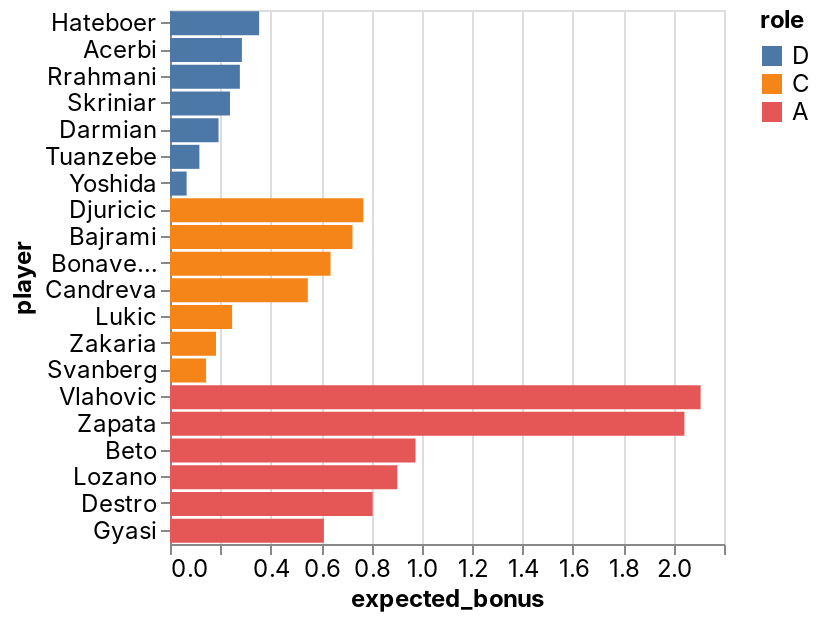

The notebook cell this image was saved under:
### Code cell
_deepnote_run_altair(team, """{"$schema":"https://vega.github.io/schema/vega-lite/v4.json","mark":{"type":"bar","tooltip":{"content":"data"}},"height":220,"autosize":{"type":"fit"},"data":{"name":"placeholder"},"encoding":{"x":{"field":"expected_bonus","type":"quantitative","sort":null,"scale":{"type":"linear","zero":false}},"y":{"field":"player","type":"nominal","sort":null,"scale":{"type":"linear","zero":true}},"color":{"field":"role","type":"nominal","sort":null,"scale":{"type":"linear","zero":false}}}}""")

### Figure 1 — Vega-Lite specification as saved in the notebook (floating-point values rounded to 4 significant figures)
{"config": {"view": {"continuousWidth": 400, "continuousHeight": 300}, "area": {"fill": "#51C0E9"}, "axis": {"labelFont": "Inter, sans-serif", "labelFontSize": 12, "labelFontWeight": "normal", "labelLimit": 60, "labelOverlap": "greedy", "titleFont": "Inter, sans-serif", "titleFontSize": 12, "titleFontWeight": "bold"}, "background": "#ffffff", "legend": {"labelFont": "Inter, sans-serif", "labelFontSize": 12, "titleFont": "Inter, sans-serif", "titleFontSize": 12, "titleFontWeight": "bold"}, "line": {"stroke": "#51C0E9", "strokeWidth": 2}, "rect": {"fill": "#51C0E9"}, "title": {"anchor": "start", "color": "#000000", "font": "Inter, sans-serif", "fontSize": 22, "fontWeight": "normal"}}, "data": {"name": "data-3c262bd5b28a66798f51649a4bd9b733"}, "mark": {"type": "bar", "tooltip": {"content": "data"}}, "autosize": {"type": "fit"}, "encoding": {"color": {"type": "nominal", "field": "role", "scale": {"type": "linear", "zero": false}, "sort": null}, "x": {"type": "quantitative", "field": "expected_bonus", "scale": {"type": "linear", "zero": false}, "sort": null}, "y": {"type": "nominal", "field": "player", "scale": {"type": "linear", "zero": true}, "sort": null}}, "height": 300, "width": "container", "$schema": "https://vega.github.io/schema/vega-lite/v4.json", "datasets": {"data-3c262bd5b28a66798f51649a4bd9b733": [{"fanta_team": "AI sereje ja dejeDe jebe tu de jebere", "role": "D", "player": "Hateboer", "team": "Atalanta", "opponent": "Genoa", "date": "2022-03-13T00:00:00", "expected_bonus": 0.3539}, {"fanta_team": "AI sereje ja dejeDe jebe tu de jebere", "role": "D", "player": "Acerbi", "team": "Lazio", "opponent": "Venezia", "date": "2022-03-14T00:00:00", "expected_bonus": 0.2855}, {"fanta_team": "AI sereje ja dejeDe jebe tu de jebere", "role": "D", "player": "Rrahmani", "team": "Napoli", "opponent": "Verona", "date": "2022-03-13T00:00:00", "expected_bonus": 0.2775}, {"fanta_team": "AI sereje ja dejeDe jebe tu de jebere", "role": "D", "player": "Skriniar", "team": "Inter", "opponent": "Torino", "date": "2022-03-13T00:00:00", "expected_bonus": 0.2382}, {"fanta_team": "AI sereje ja dejeDe jebe tu de jebere", "role": "D", "player": "Darmian", "team": "Inter", "opponent": "Torino", "date": "2022-03-13T00:00:00", "expected_bonus": 0.1927}, {"fanta_team": "AI sereje ja dejeDe jebe tu de jebere", "role": "D", "player": "Tuanzebe", "team": "Napoli", "opponent": "Verona", "date": "2022-03-13T00:00:00", "expected_bonus": 0.1167}, {"fanta_team": "AI sereje ja dejeDe jebe tu de jebere", "role": "D", "player": "Yoshida", "team": "Sampdoria", "opponent": "Juventus", "date": "2022-03-12T00:00:00", "expected_bonus": 0.066}, {"fanta_team": "AI sereje ja dejeDe jebe tu de jebere", "role": "C", "player": "Djuricic", "team": "Sassuolo", "opponent": "Salernitana", "date": "2022-03-12T00:00:00", "expected_bonus": 0.7677}, {"fanta_team": "AI sereje ja dejeDe jebe tu de jebere", "role": "C", "player": "Bajrami", "team": "Empoli", "opponent": "AC Milan", "date": "2022-03-12T00:00:00", "expected_bonus": 0.7246}, {"fanta_team": "AI sereje ja dejeDe jebe tu de jebere", "role": "C", "player": "Bonaventura", "team": "Fiorentina", "opponent": "Bologna", "date": "2022-03-13T00:00:00", "expected_bonus": 0.6375}, {"fanta_team": "AI sereje ja dejeDe jebe tu de jebere", "role": "C", "player": "Candreva", "team": "Sampdoria", "opponent": "Juventus", "date": "2022-03-12T00:00:00", "expected_bonus": 0.5473}, {"fanta_team": "AI sereje ja dejeDe jebe tu de jebere", "role": "C", "player": "Lukic", "team": "Torino", "opponent": "Inter", "date": "2022-03-13T00:00:00", "expected_bonus": 0.2466}, {"fanta_team": "AI sereje ja dejeDe jebe tu de jebere", "role": "C", "player": "Zakaria", "team": "Juventus", "opponent": "Sampdoria", "date": "2022-03-12T00:00:00", "expected_bonus": 0.1827}, {"fanta_team": "AI sereje ja dejeDe jebe tu de jebere", "role": "C", "player": "Svanberg", "team": "Bologna", "opponent": "Fiorentina", "date": "2022-03-13T00:00:00", "expected_bonus": 0.1433}, {"fanta_team": "AI sereje ja dejeDe jebe tu de jebere", "role": "A", "player": "Vlahovic", "team": "Juventus", "opponent": "Sampdoria", "date": "2022-03-12T00:00:00", "expected_bonus": 2.107}, {"fanta_team": "AI sereje ja dejeDe jebe tu de jebere", "role": "A", "player": "Zapata", "team": "Atalanta", "opponent": "Genoa", "date": "2022-03-13T00:00:00", "expected_bonus": 2.043}, {"fanta_team": "AI sereje ja dejeDe jebe tu de jebere", "role": "A", "player": "Beto", "team": "Udinese", "opponent": "Roma", "date": "2022-03-13T00:00:00", "expected_bonus": 0.9751}, {"fanta_team": "AI sereje ja dejeDe jebe tu de jebere", "role": "A", "player": "Lozano", "team": "Napoli", "opponent": "Verona", "date": "2022-03-13T00:00:00", "expected_bonus": 0.9026}, {"fanta_team": "AI sereje ja dejeDe jebe tu de jebere", "role": "A", "player": "Destro", "team": "Genoa", "opponent": "Atalanta", "date": "2022-03-13T00:00:00", "expected_bonus": 0.8046}, {"fanta_team": "AI sereje ja dejeDe jebe tu de jebere", "role": "A", "player": "Gyasi", "team": "Spezia", "opponent": "Cagliari", "date": "2022-03-12T00:00:00", "expected_bonus": 0.6111}]}}
